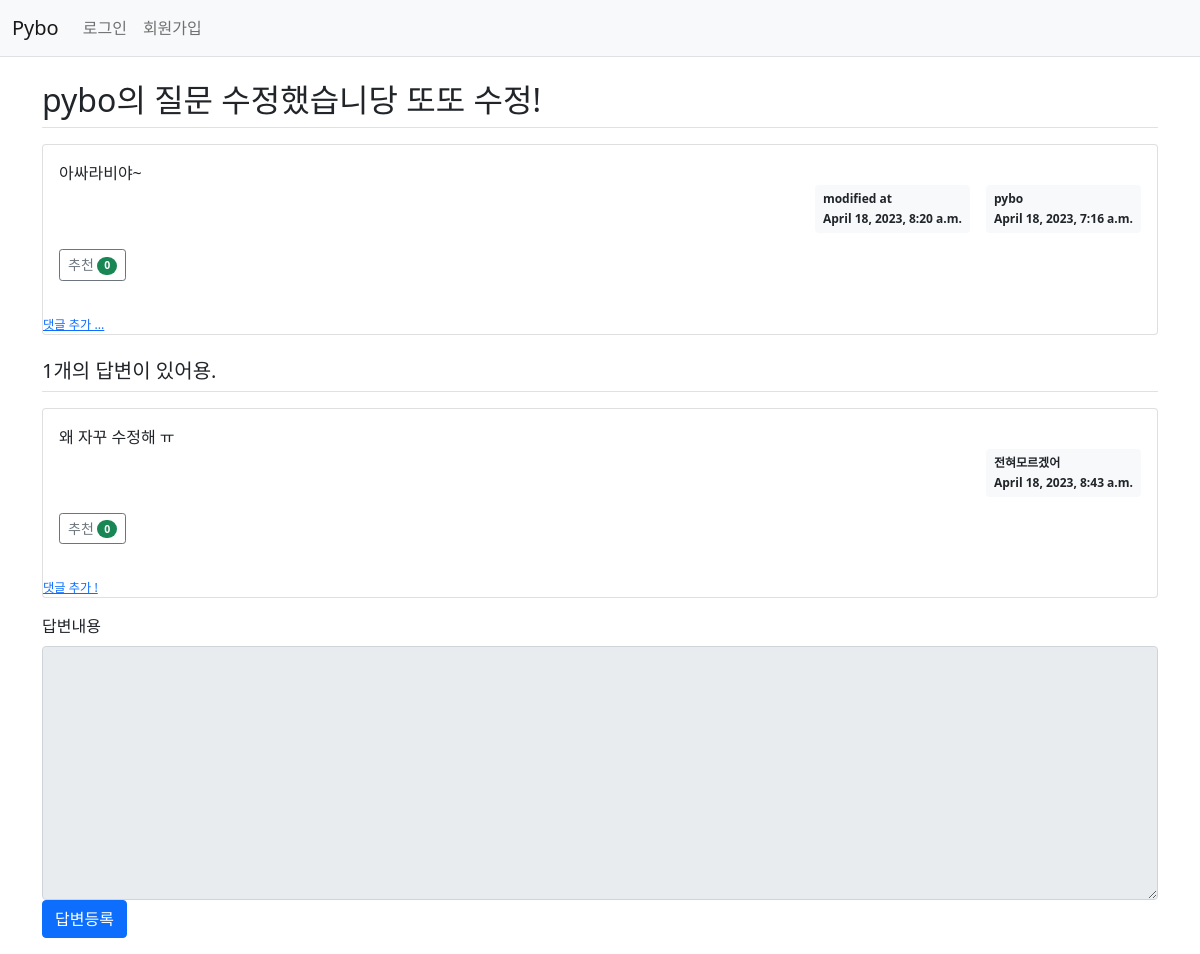
/pybo/315, run on an earlier commit of the app's database.
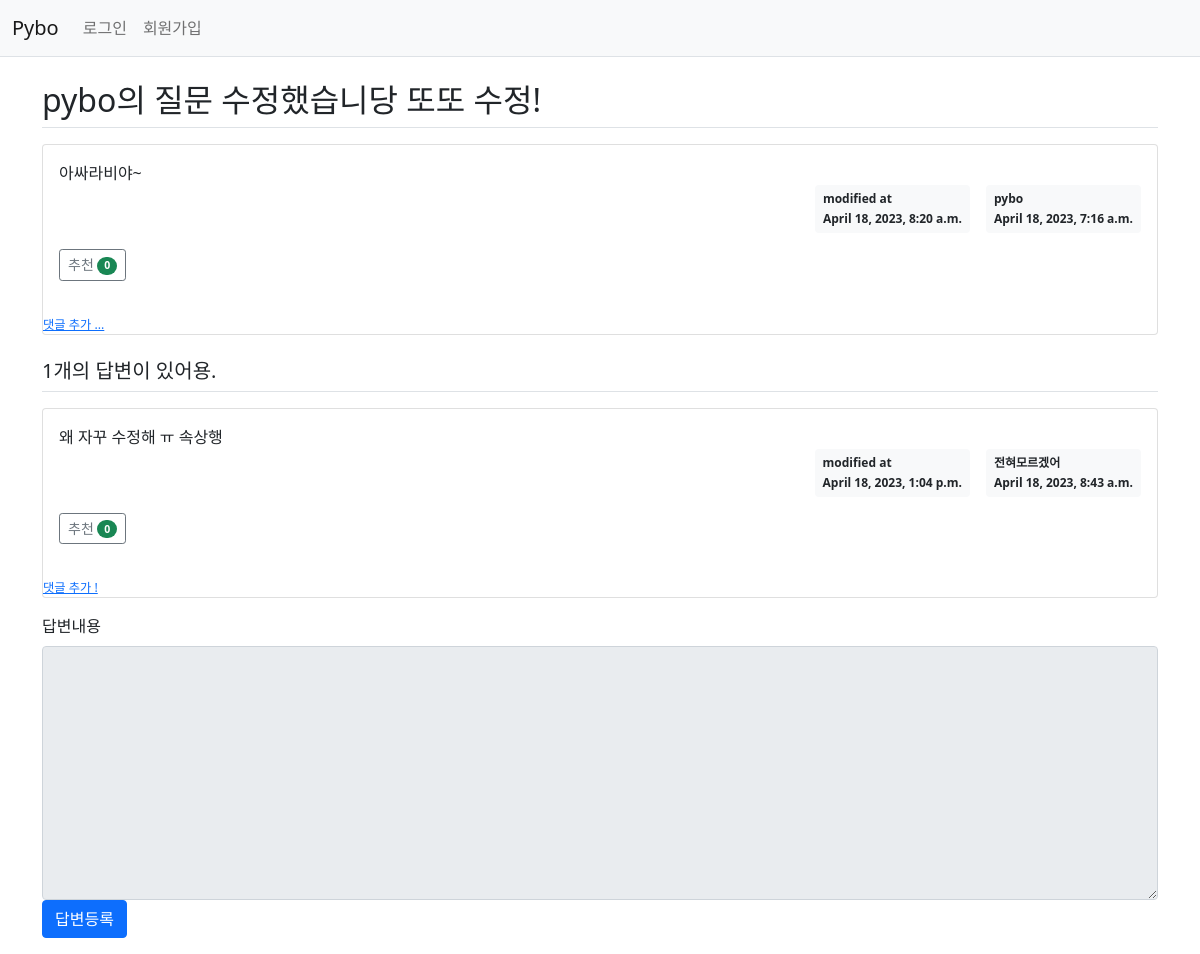
And on a later commit of the database.
### pybo/models.py (models this page shows, shortened)
class Answer(models.Model):
    author = models.ForeignKey(User, on_delete=models.CASCADE, related_name = 'author_answer')
    question = models.ForeignKey(Question, on_delete = models.CASCADE)
    content = models.TextField()
    create_date = models.DateTimeField()
    modify_date = models.DateTimeField(null=True, blank=True)
    voter = models.ManyToManyField(User, related_name = 'voter_answer')

### pybo/views/base_views.py (the view)
# urls.py: path('<int:question_id>', base_views.detail, name = 'detail'),
def detail(request, question_id):
    question = get_object_or_404(Question, pk = question_id)
    context = { 'question' : question } # key값이 template에서 사용할 변수이름, value 값이 파이썬 변수
    return render(request, "pybo/question_detail.html", context)

### templates/pybo/question_detail.html (shortened to what this page needs)
{% extends 'base.html' %}
{% block content %}
<div class="container my-3">
    <h2 class="border-bottom py-2">{{ question.subject }}</h2>
    <div class="card my-3">
        <div class="card-body">
            <div class="card-text" style="white-space: pre-line;">{{ question.content }}</div>
            <div class="d-flex justify-content-end">
                {% if question.modify_date %}
                <div class="badge bg-light text-dark p-2 text-start mx-3">
                    <div class="mb-2">modified at</div>
                    <div>{{ question.modify_date }}</div>
                </div>
                {% endif %}
                <div class="badge bg-light text-dark p-2 text-start">
                    <div class="mb-2">{{ question.author.username }}</div>
                    <div>{{ question.create_date }}</div>
                </div>
            </div>
        <div class="my-3">
            <a href="javascript:void(0)" data-uri="{% url 'pybo:question_vote' question.id %}"
               class="recommend btn btn-sm btn-outline-secondary">
                추천
                <span class="badge rounded-pill bg-success">{{ question.voter.count }}</span></a>
        </div>
        </div>
        <a href="{% url 'pybo:comment_create_question' question.id %}"
           class="small"><small>댓글 추가 ...</small></a>
    </div>
    <h5 class="border-bottom my-3 py-2">{{ question.answer_set.count }}개의 답변이 있어용.</h5>
    {% for answer in question.answer_set.all %}
    <div class="card my-3">
        <div class="card-body">
            <div class="card-text" style="white-space: pre-line;">{{ answer.content }}</div>
            <div class="d-flex justify-content-end">
                {% if answer.modify_date %}
                <div class="badge bg-light text-dark p-2 text-start mx-3">
                    <div class="mb-2">modified at</div>
                    <div>{{ answer.modify_date }}</div>
                </div>
                {% endif %}
                <div class="badge bg-light text-dark p-2 text-start">
                    <div class="mb-2">{{ answer.author.username }}</div>
                    <div>{{ answer.create_date }}</div>
                </div>
            </div>
            <div class="my-3">
                <a href="javascript:void(0)" data-uri="{% url 'pybo:answer_vote' answer.id  %}"
               class="recommend btn btn-sm btn-outline-secondary"> 추천
                <span class="badge rounded-pill bg-success">{{answer.voter.count}}</span>
            </a>
            </div>
        </div>
        <a href="{% url 'pybo:comment_create_answer' answer.id %}"
           class="small"><small>댓글 추가 !</small></a>
    </div>
    {% endfor %}
    <form action="{% url 'pybo:answer_create' question.id %}" method="post" class="my-3">
        <div class="form-group">
            <label for="content" class="form-label">답변내용</label>
               <textarea {% if not user.is_authenticated %}disabled{% endif %}
              name="content" id="content" class="form-control" rows="10"></textarea>
        </div>
        <input type="submit" value="답변등록" class="btn btn-primary">
    </form>
</div>
{% endblock %}

What changed in the data, as far as the page shows it:
changed Answer "전혀모르겠어": content "왜 자꾸 수정해 ㅠ" → "왜 자꾸 수정해 ㅠ 속상행"; modify_date (not shown) → "April 18, 2023, 1:04 p.m."
